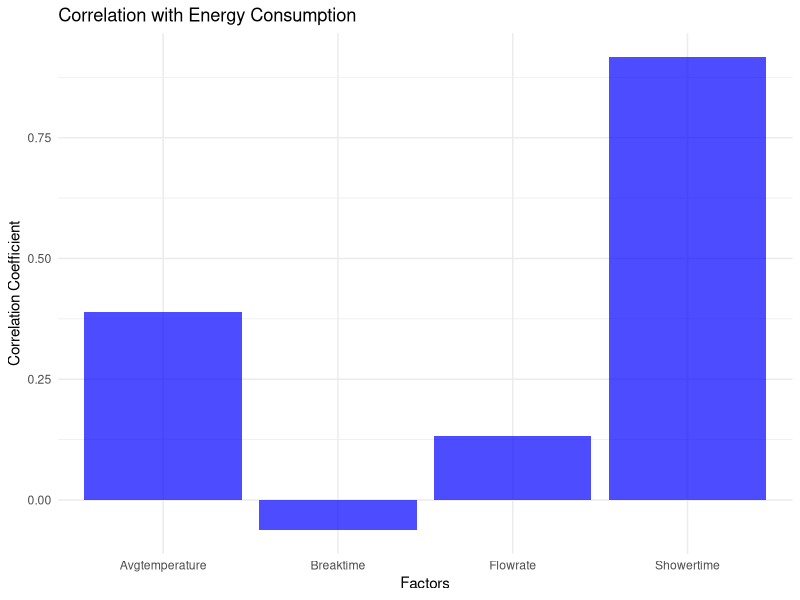

Write the R code that produced this figure.
library(dplyr)
library(ggplot2)
# Read the CSV file
data <- read.csv2("Shower_data.csv")
#load and prepare survey dataset
survey <- read.csv2("Shower_survey_data.csv")

combined_dataset <- dplyr::inner_join(data, survey)

# 1. Add the Energy consumed for every shower.
combined_dataset$Energy <- combined_dataset$Volume * ((combined_dataset$Avgtemperature - 12) * 0.65) * (4.184/3600)

# 2. Calculate the correlation matrix
cor_matrix <- cor(combined_dataset[c("Energy", "Showertime", "Flowrate", "Avgtemperature", "Breaktime")])

# 3. Extract the correlation coefficients
cor_energy <- cor_matrix["Energy", c("Showertime", "Flowrate", "Avgtemperature", "Breaktime")]

# 4. Create a data frame for plotting
cor_data <- data.frame(Factors = names(cor_energy), Correlation = cor_energy)

# 5. Plot the correlation coefficients
ggplot(cor_data, aes(x = Factors, y = Correlation)) +
  geom_bar(stat = "identity", fill = "blue", alpha = 0.7) +
  labs(title = "Correlation with Energy Consumption",
       x = "Factors",
       y = "Correlation Coefficient") +
  theme_minimal()